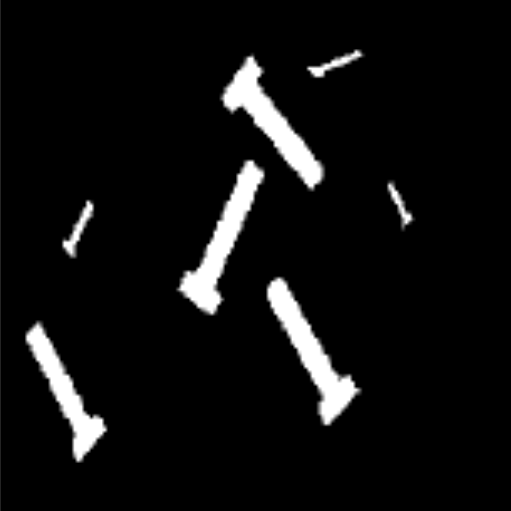
#> input picture biimg1.png, 511 x 511 px
$ jupyter execute logical_operation.ipynb
#> lines starting #> are read from the running program, lines starting #| are printed output that depends on the picture
[cell 1]
import cv2
import numpy as np
from google.colab.patches import cv2_imshow
#이번에는 사진 옆으로 단순하게 이어붙이기 위해 패치버전으로 출력


# 이미지 불러오기
img1 = cv2.imread('biimg1.png', cv2.IMREAD_GRAYSCALE)
#> img1 is the input picture: shape (511, 511); min 0, max 255, mean 15.3
img2 = cv2.imread('biimg2.png', cv2.IMREAD_GRAYSCALE)
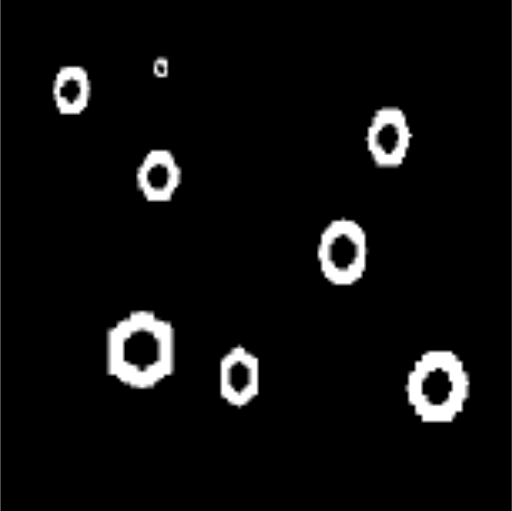
#> input picture biimg2.png, 512 x 511 px
#> img2 is the input picture: shape (511, 512); min 0, max 255, mean 12.2

# 크기 통일하기
if img1.shape != img2.shape:
    img2 = cv2.resize(img2, (img1.shape[1], img1.shape[0]))
#> img2: shape (511, 511)

# and와 or연산 진행
bitwise_and = cv2.bitwise_and(img1, img2)
#> bitwise_and: shape (511, 511); every value is 0
bitwise_or = cv2.bitwise_or(img1, img2)
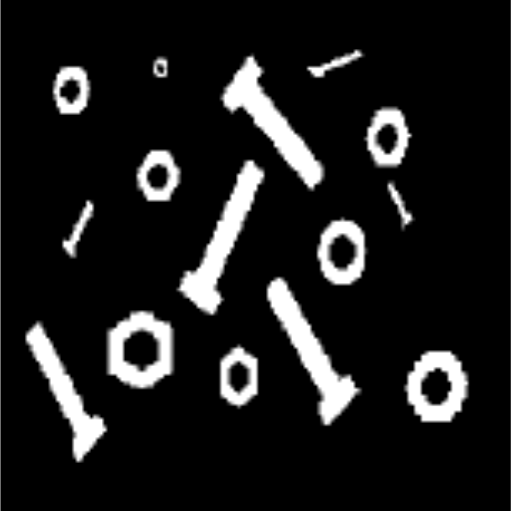
#> bitwise_or: shape (511, 511); min 0, max 255, mean 27.6

# 결과 출력
print("원본이미지 두장, AND연산과 OR연산 결과 출력")
combined_logic = np.hstack((img1, img2, bitwise_and, bitwise_or))
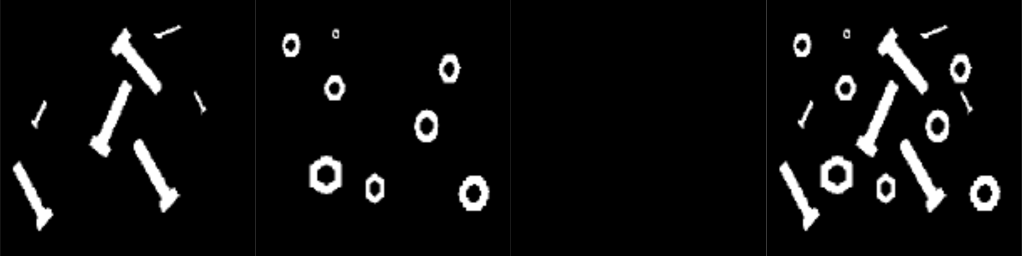
#> combined_logic: shape (511, 2044) (shown at 1/2 size); min 0, max 255, mean 13.8
cv2_imshow(combined_logic)

[cell 2]
# img1을 대상으로 NOT 연산 실행
bitwise_not = cv2.bitwise_not(img1)
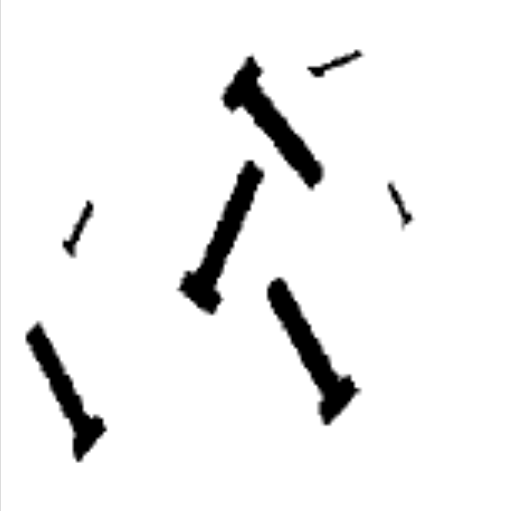
#> bitwise_not: shape (511, 511); min 0, max 255, mean 239.7

print("원본과 NOT연산 결과 출력")
cv2_imshow(np.hstack((img1, bitwise_not)))
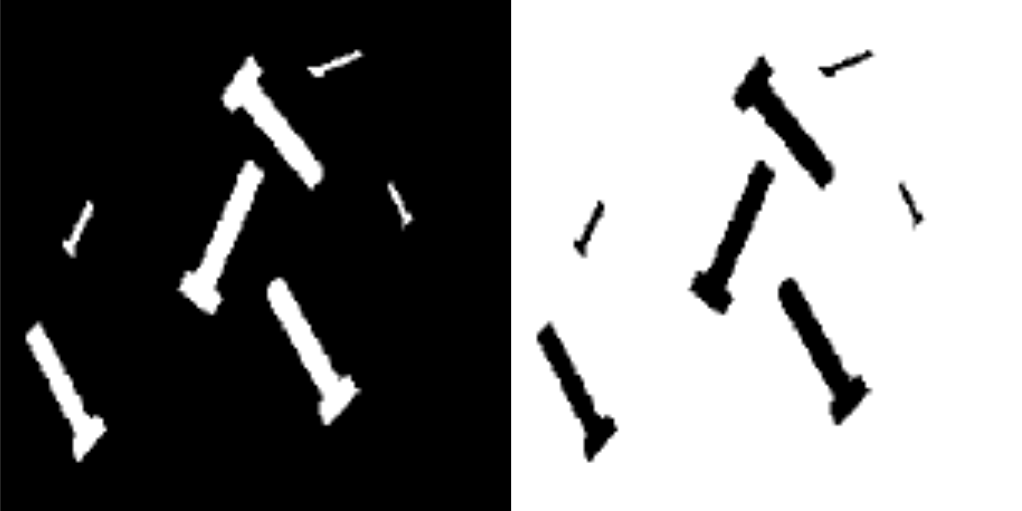
#> shown: shape (511, 1022); min 0, max 255, mean 127.5
